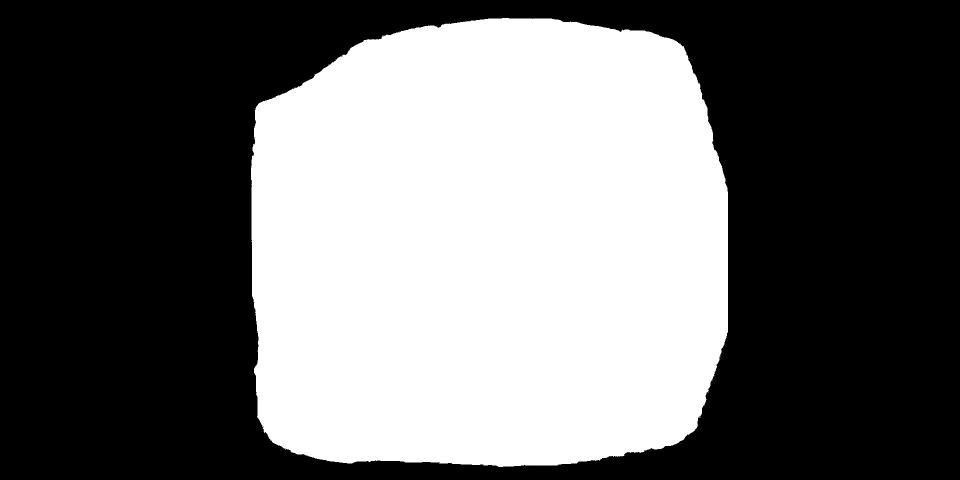
//> input picture frontmask_0706.jpg, 1920 x 960 px, given in place of front_raw000000037.jpg, which was not available (shown at 1/2 size)
$ ./main   (built with g++ and OpenCV 4)
//> lines starting //> are read from the running program, lines starting //| are printed output that depends on the picture; pictures that were not available may be replaced by others from this repository, and a replacement may not be noted
#include "opencv2/opencv.hpp"
#include <opencv2/core/core.hpp>
#include <opencv2/highgui/highgui.hpp>
#include <chrono>

#include <stdio.h>
#include <sstream>
#include <string>
#include <iostream>
#include <iomanip>

#ifdef _DEBUG
#pragma comment(lib,"opencv_world300d.lib")
#pragma comment(lib,"opencv_ts300d.lib")
#endif

#ifdef _WINDOWS
  #include <windows.h>
#else
  #include <unistd.h>
  #define Sleep(x) usleep((x)*1000)
#endif

using namespace cv;
using namespace std;

Mat white = imread("massiro.jpg");
Mat mask_front = imread("frontmask_0706.jpg", 0); // マスク画像読み込み 引数0はグレースケールで読み込み
Mat mask_back = imread("backmask_0706.jpg", 0); // マスク画像読み込み 引数0はグレースケールで読み込み
Mat mask_green = imread("mask_green.jpg", 0);
Mat mask_final = imread("mask_final.jpg", 0);

string INPUT_PATH_FRONT = "front_raw/";
string INPUT_PATH_BACK = "back_raw/";
string OUTPUT_PATH = "result/";
// frames count
int end_img_num = 6200;

void mask_stitch(int frame_no){
//> called with frame_no = 1
  //int型をstring型に変換
  int backno = frame_no + 23;
  int frontno = frame_no + 36;
  stringstream number;
  number << std::setw(5) << std::setfill('0') << frame_no;
  stringstream back_number;
  back_number << std::setw(4) << std::setfill('0') << backno;
  stringstream front_number;
  front_number << std::setw(9) << std::setfill('0') << frontno;

  // 切り抜きたい新規画像
  string FRONT_IMG_PATH =INPUT_PATH_FRONT + "front_raw" + front_number.str() + ".jpg";
  string BACK_IMG_PATH = INPUT_PATH_BACK + "back_raw" + back_number.str() + ".jpg";


  // 1,新規画像読み込み
  Mat image_front = imread(FRONT_IMG_PATH);
//> image_front is the input picture: 960 rows x 1920 cols, CV_8UC3; min 0, max 255, mean 106.5
  Mat image_back = imread(BACK_IMG_PATH);
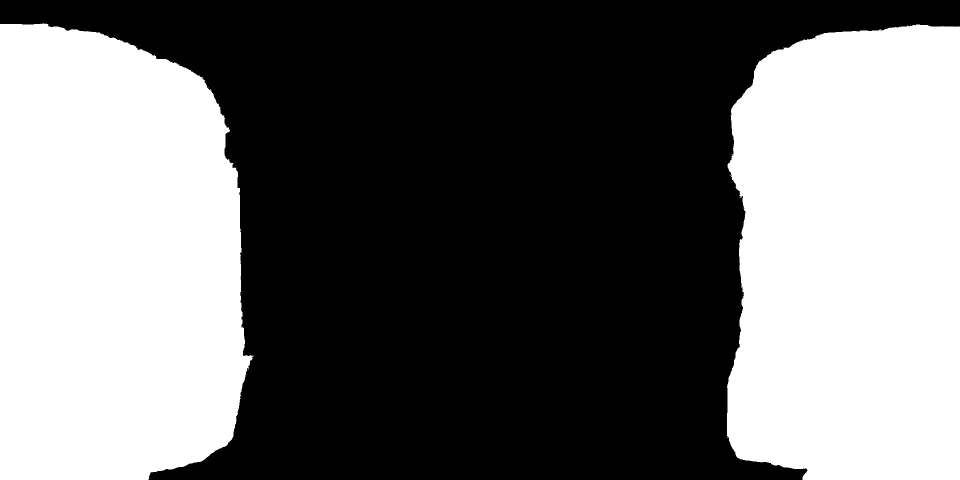
//> input picture backmask_0706.jpg, 1920 x 960 px, given in place of back_raw0024.jpg, which was not available (shown at 1/2 size)
//> image_back is the input picture: 960 rows x 1920 cols, CV_8UC3; min 0, max 255, mean 109.9
  Mat result;

  //マスクをかけつつfrontとbackの画像を合成
  image_front.copyTo(white, mask_front);
  image_back.copyTo(white, mask_back);
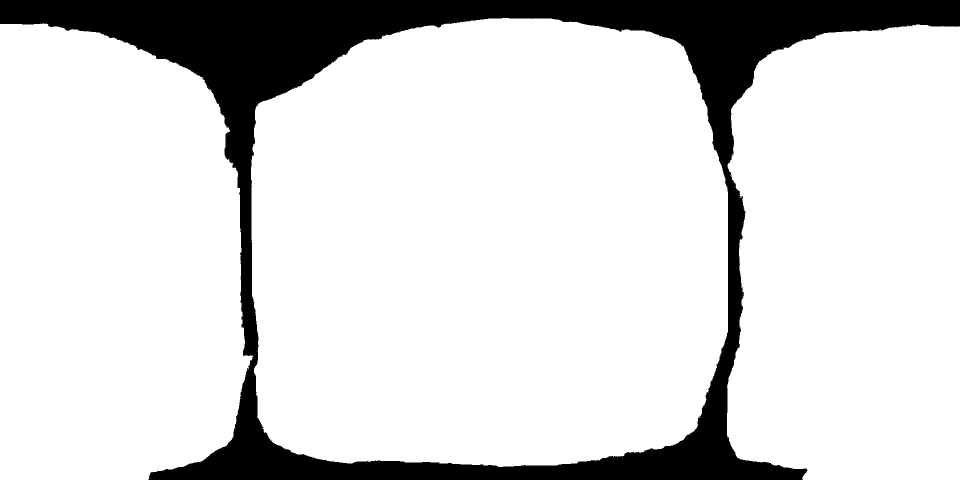
//> white: 960 rows x 1920 cols, CV_8UC3 (shown at 1/2 size); min 0, max 255, mean 216.3

  //緑除去用のマスクをかける
  white.copyTo(white, mask_green);

  //inpaintと補間
  inpaint(white, mask_final, result, 3, INPAINT_TELEA);
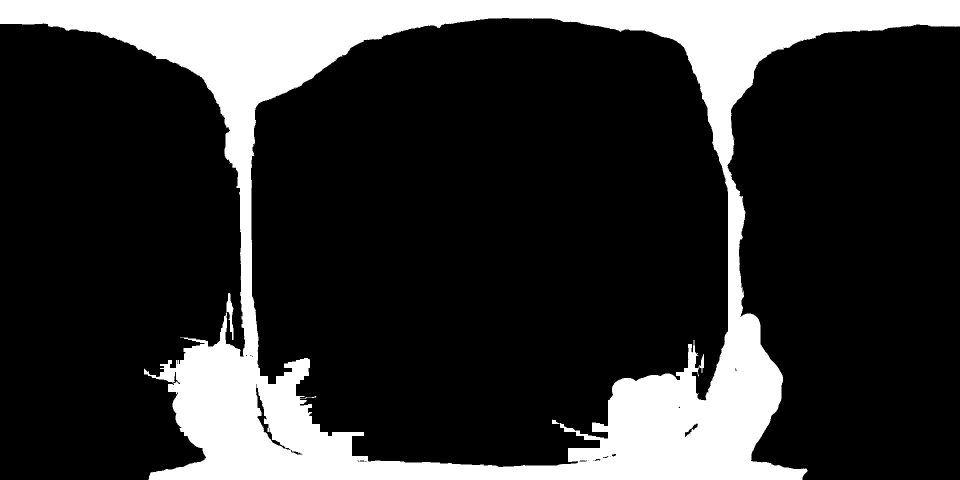
//> mask_final: 960 rows x 1920 cols, CV_8UC1 (shown at 1/2 size); min 0, max 255, mean 52.3

  //保存
  imwrite(OUTPUT_PATH + "result" + number.str() + ".jpg", result);
}

int main(){
  //時間表示
  std::vector<int> v;
  auto start = std::chrono::system_clock::now();

  for(int i=1; i<end_img_num; i++){
//> (the run ends here: the program stops with an error, at `image_front.copyTo(white, mask_front);`)
